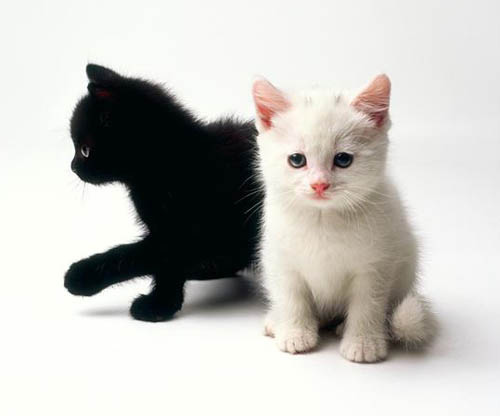
#> input picture data/imgs/black-white-kittens2.jpg, 500 x 416 px; its folder holds only this picture in this run
$ python ImageSegKmeans.py   (older library calls are emulated)
#> lines starting #> are read from the running program, lines starting #| are printed output that depends on the picture
### Common.py

import os
import numpy as np
import matplotlib.pyplot as plt
import random
from scipy.spatial.distance import squareform, pdist
from skimage.util import img_as_float
from skimage import color
from skimage import transform
from skimage import io

def kmeans(features,k,num_iters=200):
    N,D=features.shape  #获取图像特征的像素个数以及每个像素点的通道数
    idxs=np.random.choice(N,size=k,replace=False)   #随机生成k个随机数
    centers=features[idxs]  #使用指定的随机数对应的像素点作为初始聚类中心
    assignments=np.zeros(N) #将每个像素点对应所属的类别初始化为0
    for n in range(num_iters):
        featureMap=np.tile(features,(k,1))  #将整个图像特征重复k次
        centerMap=np.repeat(centers,N,axis=0)   #将每一个聚类中心重复像素点个数次，从而使得featureMap和centerMap形成了所有的像素-聚类中心对应关系
        dist=np.linalg.norm(featureMap-centerMap,axis=1).reshape(k,N)   #通过对featureMap和centerMap每一个点（是像素或聚类中心）的做差结果求L2范数的方式计每一组像素和聚类中心之间的距离
        assignments=np.argmin(dist,axis=0)  #对每个像素找出离其最近的聚类中心的下标
        newCenters=np.zeros((k,D))  #初始化新的聚类中心
        for idx in range(k):
            index=np.where(assignments==idx)    #筛选出所有属于第idx类的像素
            newCenters[idx]=np.mean(features[index],axis=0)  #计算第idx类像素的新聚类中心
        if np.allclose(newCenters,centers): #如果新的中心点和上一次迭代的聚类中心位置完全相同则可以提前退出
            break
        else:
            centers=newCenters    #更新新的聚类中心
    return assignments

# [30 lines left out: functions hierarchical_clustering, color_features, not called in this run]

def color_position_features(img):
    H,W,C=img.shape #获取图像的高度，宽度和通道数
    color=img_as_float(img) #将图像像素转换成浮点数表示
    features=np.zeros((H*W, C+2))  #预留出两个通道的位置，用于存放像素的位置特征
    position=np.dstack(np.mgrid[0:H,0:W]).reshape((H*W,2))  #得到每个像素的位置信息
    features[:,0:C]=np.reshape(color,(H*W,C))    #将图像的每个像素的所有颜色通道作为特征通道
    features[:,C:C+2]=position  #特征通道再额外拼接上各个像素的位置信息这两个通道
    features=(features-np.mean(features,axis=0))/(np.std(features, axis=0)) #对图像特征中各个元素每个通道的数值进行中心化
    return features

# [13 lines left out: function color_position_gradient_features, not called in this run]

def compute_accuracy(mask_gt,mask):
    accuracy=np.mean(mask==mask_gt)   #计算分割方案和gt的重合度，作为该种分割方案的准确度
    return accuracy

def evaluate_segmentation(mask_gt, segments):
    num_segments=np.max(segments)+1 #将图像分割成的部分总数
    max_accuracy=0  #初始化准确率最大的分割部分的准确率
    for i in range(num_segments):
        mask=(segments==i).astype(int)  #获取所有被分割成第i部分的像素形成的掩模，转换成相当于只有这部分是白色，其余为黑色的分割结果
        accuracy=compute_accuracy(mask_gt,mask) #对比选取分割出的白的为当前掩模部分的情况下，和gt的重合率
        max_accuracy=max(accuracy,max_accuracy) #和gt重合率最大的即为准确率最高的分割方案
    for i in range(num_segments):
        mask=(segments==i).astype(int)  #获取所有被分割成第i部分的像素形成的掩模，转换成相当于只有这部分是白色，其余为黑色的分割结果
        accuracy=compute_accuracy(mask_gt,mask) #对比选取分割出的白的为当前掩模部分的情况下，和gt的重合率
        if (accuracy==max_accuracy):
            return max_accuracy,mask

# [10 lines left out: function visualize_mean_color_image, not called in this run]

def compute_segmentation(img,k,clustering_fn=kmeans,feature_fn=color_position_features,scale=0):
    H,W,C=img.shape #获取图像的高度，宽度和通道数
    if scale>0:
        img=transform.rescale(img,scale,multichannel=True)  #将图像进行缩小处理，加快计算速度
    features=feature_fn(img)    #获取图像的特征图
    assignments=clustering_fn(features,k)   #获取图像的聚类结果
    segments=assignments.reshape((img.shape[:2]))   #将分类结果重塑成和原图像像素点一一对应的形式
    if scale>0:
        segments=transform.resize(segments,(H,W),preserve_range=True)  #将分割后的图像还原至原本大小
        segments=np.rint(segments).astype(int)  #将线性插值得到的聚类结果四舍五入成整型
    return segments


def load_dataset(data_dir): #加载所有原图像和所有gt的掩模
#> called with data_dir = './data'
    imgs=[]
    gt_masks=[]
    my_fname=[]
    for fname in sorted(os.listdir(os.path.join(data_dir,'imgs'))):
        if fname.endswith('.jpg'):  #原图像为jpg格式文件
            img=io.imread(os.path.join(data_dir,'imgs',fname))
#> img is the input picture: shape (416, 500, 3); mean R, G, B 195.3, 193.9, 189.8
            imgs.append(img)
            mask_fname=fname[:-4]+'.png'    #gt是原图像对应的文件名，但格式是png
            gt_mask=io.imread(os.path.join(data_dir,'gt',mask_fname))
            gt_mask=(gt_mask!=0).astype(int)
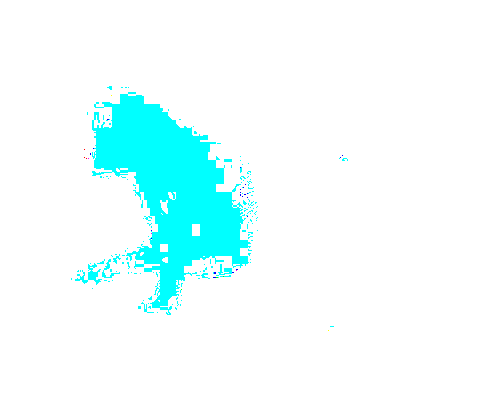
#> gt_mask: shape (416, 500, 3) int64; mean R, G, B 0.919, 1, 1; drawn with 1 as white
            gt_masks.append(gt_mask)
            my_fname.append(mask_fname)
    return imgs,gt_masks,my_fname

### ImageSegKmeans.py
from Common import *
import PIL

imgs,gt_masks,my_fnames=load_dataset('./data')
#> imgs = 1 item; gt_masks = 1 item; my_fnames = ['black-white-kittens2.png']
num_segments=3  #将原图像分割成num_segments部分
clustering_fn=kmeans   #指定聚类方法为Kmeans
feature_fn=color_position_features  #指定获取特征图的种类
scale=0.5   ##缩小原图
mean_accuracy=0.0   #初始化平均准确率
segmentations=[]

for i,(img,gt_mask,my_fname) in enumerate(zip(imgs,gt_masks,my_fnames)):   #遍历每一对原图像和gt
    segments=compute_segmentation(img,num_segments,clustering_fn=clustering_fn,feature_fn=feature_fn,scale=scale)   #计算出原图像的分割
    segmentations.append(segments)
#> (the run stopped early here; a loop or call above may not have finished)

$ run again, on data/imgs/cat_bed.jpg
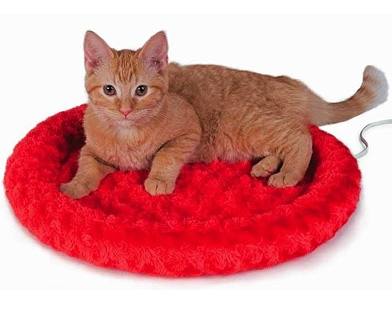
#> input picture data/imgs/cat_bed.jpg, 392 x 311 px
#> in load_dataset, img is the input picture: shape (311, 392, 3); mean R, G, B 218.8, 145, 146.9
#> in load_dataset, `gt_mask=(gt_mask!=0).astype(int)`:
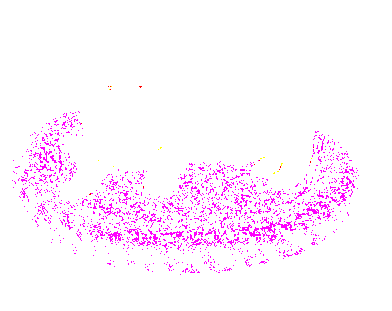
#> gt_mask: shape (311, 392, 3) int64; mean R, G, B 1, 0.957, 1; drawn with 1 as white
#> imgs = 1 item; my_fnames = ['cat_bed.png']

$ run again, on data/imgs/black_kitten.jpg
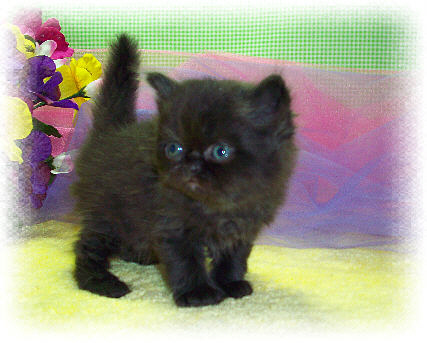
#> input picture data/imgs/black_kitten.jpg, 427 x 343 px
#> in load_dataset, img is the input picture: shape (343, 427, 3); mean R, G, B 152.8, 150.1, 134.2
#> in load_dataset, `gt_mask=(gt_mask!=0).astype(int)`:
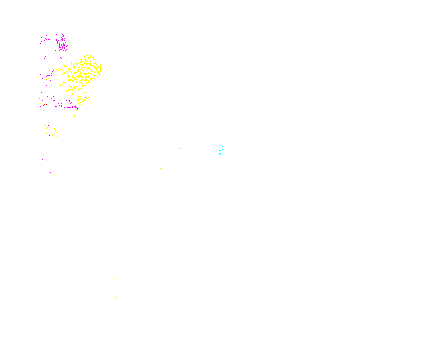
#> gt_mask: shape (343, 427, 3) int64; mean R, G, B 1, 0.999, 0.997; drawn with 1 as white
#> imgs = 1 item; my_fnames = ['black_kitten.png']
